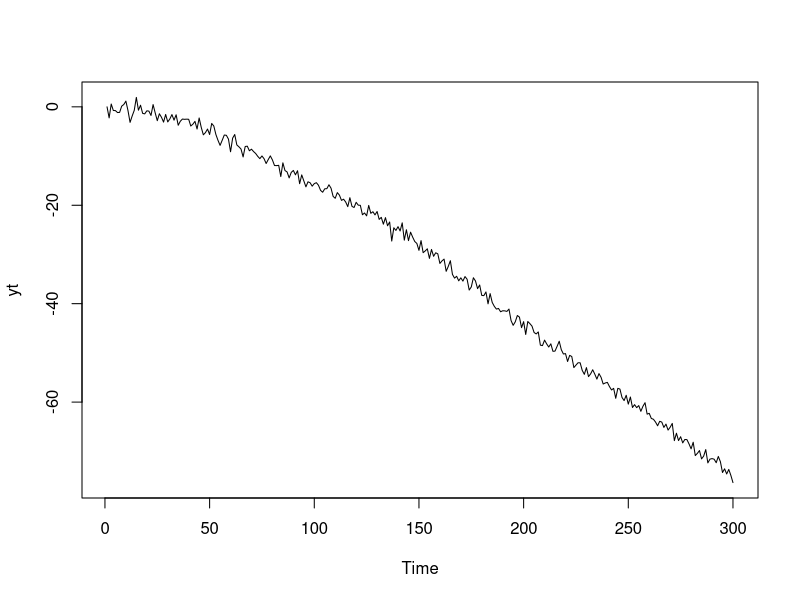

Recreate this plot in R.
# simular modelo con nivel y tendencia local ##

sim.nivel.tend.local <- function(a1,a2,n){
 bt = double(n)
 ut = double(n)
 yt = double(n)
 et = rnorm(n,0,1)
 for (i in 2:n) {
 bt[i] = bt[i-1]+a2*et[i]
 ut[i] = ut[i-1]+bt[i-1]+a1*et[i]
 yt[i] = ut[i-1]+bt[i-1]+et[i]
 }
 return(yt)
 }

a1 = 0.004
 a2 = 0.02
n = 300
yt = sim.nivel.tend.local(a1,a2,n)

ts.plot(yt)

# library(MASS)
# write.matrix(yt,"LLTMmodelo.dat")